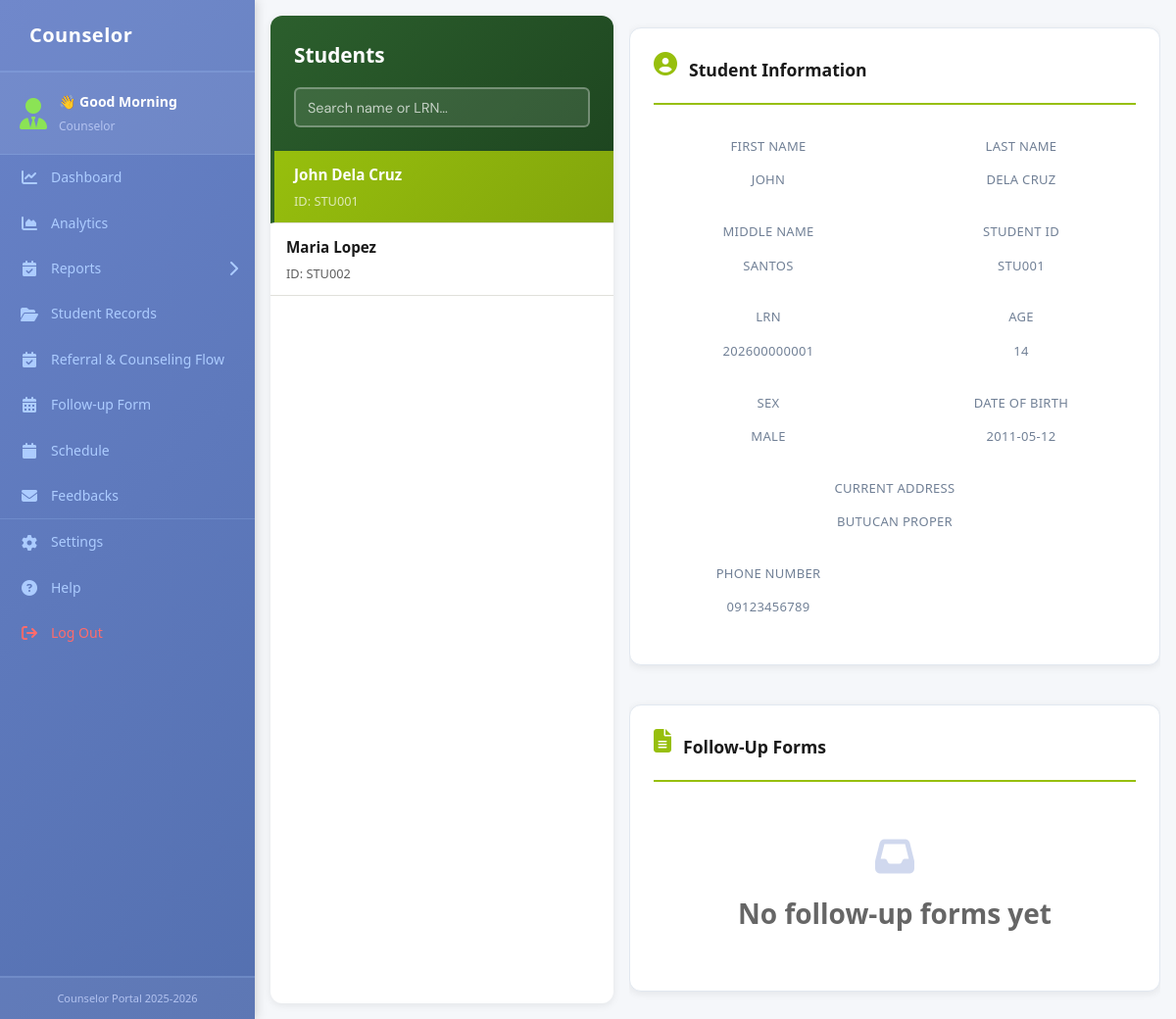
The app's page /action/counselor_student_records.php?student_id=STU001 with its own data.
### tables this page shows
CREATE TABLE `student_table` (
  `StudentId` varchar(45) NOT NULL,
  `LRN` varchar(45) NOT NULL,
  `FirstName` varchar(45) NOT NULL,
  `LastName` varchar(45) NOT NULL,
  `MiddleName` varchar(45) DEFAULT NULL,
  `NickName` varchar(45) DEFAULT NULL,
  `Sex` varchar(45) NOT NULL,
  `Age` varchar(45) NOT NULL,
  `DateOfBirth` varchar(45) NOT NULL,
  `PlaceOfBirth` varchar(45) DEFAULT NULL,
  `ReligionFromBirth` varchar(45) DEFAULT NULL,
  `CurrentReligion` varchar(45) DEFAULT NULL,
  `CurrentAddress` varchar(45) DEFAULT NULL,
  `PermanentAddress` varchar(45) DEFAULT NULL,
  `CellphoneNumber` varchar(45) DEFAULT NULL
);

### action/counselor_student_records.php (the view, shortened to what this page needs)
<?php
include '../connection.php';
$studentsData = [];
$selectedStudentId = null;
$followUpRecords = [];
try {
    $stmt = $connection->prepare("
        SELECT s.StudentId, s.LRN, s.FirstName, s.LastName, s.MiddleName,
               s.DateOfBirth, s.Sex, s.Age, s.CurrentAddress, s.CellphoneNumber
        FROM student_table s
        ORDER BY s.LastName, s.FirstName
    ");
    $stmt->execute();
    $studentsData = $stmt->fetchAll();
} catch (PDOException $e) {
    echo "Error fetching students: " . $e->getMessage();
}
if (isset($_GET['student_id'])) {
    $selectedStudentId = $_GET['student_id'];
    try {
        $stmt = $connection->prepare("
            SELECT * FROM follow_up
            WHERE StudentID = ?
            ORDER BY TimeCreated DESC
        ");
        $stmt->execute([$selectedStudentId]);
        $followUpRecords = $stmt->fetchAll();
    } catch (PDOException $e) {
        $followUpRecords = [];
    }
}
$selectedStudent = null;
if ($selectedStudentId) {
    foreach ($studentsData as $student) {
        if ($student['StudentId'] == $selectedStudentId) {
            $selectedStudent = $student;
            break;
        }
    }
}
?>
<!DOCTYPE html>
<html lang="en">
<head>
    <link rel="stylesheet" href="https://cdnjs.cloudflare.com/ajax/libs/font-awesome/6.4.0/css/all.min.css">
    <link rel="stylesheet" href="../design/css/sidebarCounsilor.css">
</head>
<body>
    <div class="layout">
        <?php include 'sidebarCounsilor.php'; ?>
        <main class="main-content">
            <div class="container">
                <div class="students-panel">
                    <div class="students-header">
                        <h2>Students</h2>
                        <div class="search-box">
                            <input type="text" id="studentSearch" placeholder="Search name or LRN...">
                        </div>
                    </div>
                    <div class="students-list" id="studentsList">
                        <?php if (count($studentsData) > 0): ?>
                            <?php foreach ($studentsData as $student): ?>
                                <a href="?student_id=<?php echo htmlspecialchars($student['StudentId']); ?>"
                                   class="student-item <?php echo ($selectedStudentId == $student['StudentId']) ? 'active' : ''; ?>">
                                    <div class="student-item-name">
                                        <?php echo htmlspecialchars($student['FirstName'] . ' ' . $student['LastName']); ?>
                                    </div>
                                    <div class="student-item-id">
                                        ID: <?php echo htmlspecialchars($student['StudentId']); ?>
                                    </div>
                                </a>
                            <?php endforeach; ?>
                        <?php else: ?>
                            <div style="padding: 2rem 1rem; text-align: center; color: var(--text-light);">
                                No students found
                            </div>
                        <?php endif; ?>
                    </div>
                </div>
                <div class="details-panel">
                    <?php if ($selectedStudent): ?>
                        <div class="card">
                            <div class="card-header">
                                <i class="fas fa-user-circle"></i>
                                <h3>Student Information</h3>
                            </div>
                            <div class="student-info-grid">
                                <div class="info-group">
                                    <span class="info-label">First Name</span>
                                    <span class="info-value"><?php echo htmlspecialchars($selectedStudent['FirstName']); ?></span>
                                </div>
                                <div class="info-group">
                                    <span class="info-label">Last Name</span>
                                    <span class="info-value"><?php echo htmlspecialchars($selectedStudent['LastName']); ?></span>
                                </div>
                                <div class="info-group">
                                    <span class="info-label">Middle Name</span>
                                    <span class="info-value"><?php echo htmlspecialchars($selectedStudent['MiddleName'] ?? 'N/A'); ?></span>
                                </div>
                                <div class="info-group">
                                    <span class="info-label">Student ID</span>
                                    <span class="info-value"><?php echo htmlspecialchars($selectedStudent['StudentId']); ?></span>
                                </div>
                                <div class="info-group">
                                    <span class="info-label">LRN</span>
                                    <span class="info-value"><?php echo htmlspecialchars($selectedStudent['LRN']); ?></span>
                                </div>
                                <div class="info-group">
                                    <span class="info-label">Age</span>
                                    <span class="info-value"><?php echo htmlspecialchars($selectedStudent['Age']); ?></span>
                                </div>
                                <div class="info-group">
                                    <span class="info-label">Sex</span>
                                    <span class="info-value"><?php echo htmlspecialchars($selectedStudent['Sex']); ?></span>
                                </div>
                                <div class="info-group">
                                    <span class="info-label">Date of Birth</span>
                                    <span class="info-value"><?php echo htmlspecialchars($selectedStudent['DateOfBirth']); ?></span>
                                </div>
                                <div class="info-group" style="grid-column: span 2;">
                                    <span class="info-label">Current Address</span>
                                    <span class="info-value"><?php echo htmlspecialchars($selectedStudent['CurrentAddress'] ?? 'N/A'); ?></span>
                                </div>
                                <div class="info-group">
                                    <span class="info-label">Phone Number</span>
                                    <span class="info-value"><?php echo htmlspecialchars($selectedStudent['CellphoneNumber'] ?? 'N/A'); ?></span>
                                </div>
                            </div>
                        </div>
                        <div class="card">
                            <div class="card-header">
                                <i class="fas fa-file-alt"></i>
                                <h3>Follow-Up Forms</h3>
                            </div>
                            <?php if (count($followUpRecords) > 0): ?>
                                <div style="overflow-x: auto;">
                                    <table class="followup-table">
                                        <thead>
                                            <tr>
                                                <th>Date Created</th>
                                                <th>Title</th>
                                                <th>Counselor</th>
                                                <th>Status</th>
                                                <th>Actions</th>
                                            </tr>
                                        </thead>
                                        <tbody>
                                            <?php foreach ($followUpRecords as $record): ?>
                                                <tr>
                                                    <td><?php echo htmlspecialchars($record['TimeCreated'] ?? 'N/A'); ?></td>
                                                    <td><?php echo htmlspecialchars(substr($record['Title'] ?? '', 0, 30) . (strlen($record['Title'] ?? '') > 30 ? '...' : '')); ?></td>
                                                    <td><?php echo htmlspecialchars($record['Counselor'] ?? 'N/A'); ?></td>
                                                    <td>
                                                        <span class="status-badge <?php echo ($record['Status'] == 'Completed') ? 'status-completed' : 'status-pending'; ?>">
                                                            <?php echo htmlspecialchars($record['Status']); ?>
                                                        </span>
                                                    </td>
                                                    <td>
                                                        <div class="action-buttons">
                                                            <button class="btn-small view" onclick="viewFollowUp(<?php echo htmlspecialchars(json_encode($record)); ?>)">
                                                                <i class="fas fa-eye"></i> View
                                                            </button>
                                                        </div>
                                                    </td>
                                                </tr>
                                            <?php endforeach; ?>
                                        </tbody>
                                    </table>
                                </div>
                            <?php else: ?>
                                <div class="empty-message">
                                    <i class="fas fa-inbox"></i>
                                    <p>No follow-up forms yet</p>
                                </div>
                            <?php endif; ?>
                        </div>
                    <?php endif; ?>
                </div>
            </div>
        </main>
    </div>
</body>
</html>

### design/css/sidebarCounsilor.css (style rules this page uses)
* { margin: 0; padding: 0; box-sizing: border-box; font-family: 'Segoe UI', 'Roboto', sans-serif; }
html, body { height: 100%; width: 100%; margin: 0; padding: 0; }
body { background: #f5f7fa; color: #333; line-height: 1.6; overflow: hidden; }
.layout { display: grid; grid-template-columns: 260px 1fr; min-height: 100vh; height: 100vh; width: 100%; margin: 0; padding: 0; gap: 0; }
:root { --primary-color: #6882c8; --primary-light: #acccff; --primary-dark: #5470b0; --accent-green: #8be355; --accent-green-dark: #5ad63b; --bg-dark: #0a5d5f; --text-light: #f5f7fa; --text-muted: #b3c3f0; --border-color: rgba(172, 204, 255, 0.2); --hover-bg: rgba(255, 255, 255, 0.15); --shadow-sm: 0 2px 8px rgba(0, 0, 0, 0.1); --shadow-md: 0 4px 12px rgba(0, 0, 0, 0.15); --transition: all 0.3s cubic-bezier(0.4, 0, 0.2, 1); }
.card { background: linear-gradient(135deg, #ffffff 0%, #fafbfc 100%); border-radius: 12px; padding: 24px; text-align: center; box-shadow: 0 2px 8px rgba(0, 0, 0, 0.05), 0 4px 12px rgba(0, 0, 0, 0.08); transition: all 0.3s cubic-bezier(0.4, 0, 0.2, 1); border: 1px solid #e2e8f0; cursor: pointer; }
.card i { font-size: 32px; color: #6882c8; margin-bottom: 12px; display: block; transition: transform 0.3s ease; }
.card { font-size: 28px; font-weight: 700; color: #1a202c; margin: 12px 0; }
.card span { display: block; font-size: 13px; color: #718096; margin-top: 8px; font-weight: 500; text-transform: uppercase; letter-spacing: 0.3px; }
:root { --primary: #2c5f2d; --secondary: #97bf0d; --accent: #ffd166; --text: #1a1a1a; --text-light: #666; --bg: #fafaf9; --white: #ffffff; --border: #e0e0db; }
.main-content { display: flex; flex-direction: column; height: 100vh; overflow: hidden; background: #f5f7fa; }
.container { display: flex; flex-direction: column; height: 100%; overflow: hidden; }
input[type="text"], input[type="date"], input[type="tel"], input[type="email"], select, textarea { padding: 0.875rem 1rem; border: 2px solid var(--border); border-radius: 8px; font-family: 'DM Sans', sans-serif; font-size: 1rem; transition: all 0.3s ease; background: var(--bg); }

### records on screen
student_table: FirstName+LastName "John Dela Cruz", StudentId "STU001", FirstName "JOHN", LastName "DELA CRUZ", MiddleName "SANTOS", LRN "202600000001", Age "14", Sex "MALE", DateOfBirth "2011-05-12", CurrentAddress "BUTUCAN PROPER", CellphoneNumber "09123456789"
student_table: FirstName+LastName "Maria Lopez", StudentId "STU002"
